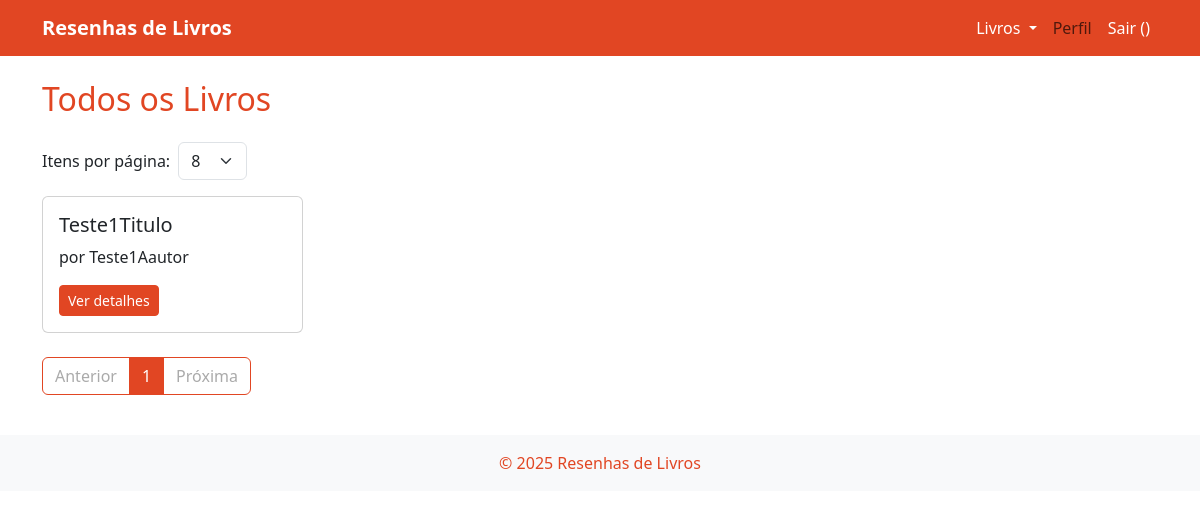
The page /livro/listar_livros/ on the database as committed earlier.
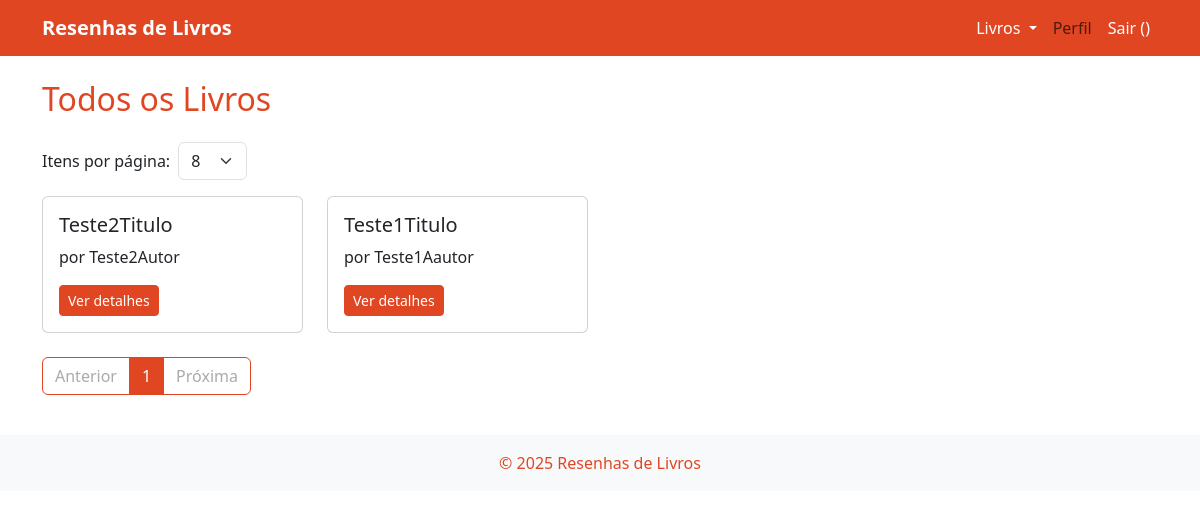
The same page on the database as committed later.
### livros/models.py (models this page shows, shortened)
class Livro(models.Model):
    titulo = models.CharField(max_length=200)
    autor = models.CharField(max_length=100)
    data_publicacao = models.DateField()
    sinopse = models.TextField(blank=True)
    capa = models.ImageField(upload_to='capas/', blank=True, null=True)
    tags = models.ManyToManyField(Tag, blank=True, related_name='livros')

### livros/views.py (the view)
# urls.py: path('listar_livros/', views.listar_livros, name='listar_livros'),
def listar_livros(request):
    quantidade = request.GET.get('quantidade', '8')
    try:
        quantidade = int(quantidade)
        if quantidade not in [8, 16, 24]:
            quantidade = 8
    except ValueError:
        quantidade = 8
    livros = Livro.objects.all().order_by('-id')
    paginator = Paginator(livros, quantidade)
    page_number = request.GET.get('page', 1)
    page_obj = paginator.get_page(page_number)
    return render(request, 'livros/listar_livros.html', {
        'page_obj': page_obj,
        'quantidade': quantidade,
    })

### livros/templates/livros/listar_livros.html (shortened to what this page needs)
{% extends 'livros/base.html' %}
{% block content %}
{% if busca %}
    <h2 class="main-color mb-4">Resultados para: <strong>{{ busca }}</strong></h2>
{% else %}
    <h2 class="main-color mb-4">Todos os Livros</h2>
{% endif %}
<form method="get" class="mb-3 d-flex align-items-center gap-2">
    <label for="quantidade" class="form-label mb-0">Itens por página:</label>
    <select name="quantidade" id="quantidade" class="form-select w-auto" onchange="this.form.submit()">
        <option value="8" {% if quantidade == 8 %}selected{% endif %}>8</option>
    </select>
</form>
<div class="row">
    {% if page_obj.object_list %}
        {% for livro in page_obj %}
            <div class="col-md-3 mb-4">
                <div class="card h-100">
                    <div class="card-body">
                        <h5 class="card-title">{{ livro.titulo }}</h5>
                        <p class="card-text">por {{ livro.autor }}</p>
                        <div class="d-flex gap-2">
                            <a href="{% url 'detalhe_livro' livro.id %}" class="btn btn-main btn-sm">Ver detalhes</a>
                        </div>
                    </div>
                </div>
            </div>
        {% endfor %}
        <nav aria-label="Paginação de livros">
            <ul class="pagination">
                {% if page_obj.has_previous %}
                    <li class="page-item">
                        <a class="page-link" href="?page={{ page_obj.previous_page_number }}&quantidade={{ quantidade }}">Anterior</a>
                    </li>
                {% else %}
                    <li class="page-item disabled"><span class="page-link">Anterior</span></li>
                {% endif %}
                {% for num in page_obj.paginator.page_range %}
                    {% if page_obj.number == num %}
                        <li class="page-item active"><span class="page-link">{{ num }}</span></li>
                    {% elif num > page_obj.number|add:'-3' and num < page_obj.number|add:'3' %}
                        <li class="page-item">
                            <a class="page-link" href="?page={{ num }}&quantidade={{ quantidade }}">{{ num }}</a>
                        </li>
                    {% endif %}
                {% endfor %}
                {% if page_obj.has_next %}
                    <li class="page-item">
                        <a class="page-link" href="?page={{ page_obj.next_page_number }}&quantidade={{ quantidade }}">Próxima</a>
                    </li>
                {% else %}
                    <li class="page-item disabled"><span class="page-link">Próxima</span></li>
                {% endif %}
            </ul>
        </nav>
    {% else %}
        <p>Nenhum livro cadastrado ainda.</p>
    {% endif %}
</div>
{% endblock %}

Rows that differ between the two databases and show on the page:
added Livro: titulo "Teste2Titulo", autor "Teste2Autor"
